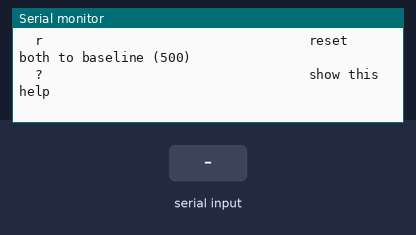
Bench run of a sketch on a simulated Arduino Uno, built with avr-gcc and run on an emulated ATmega328P. On the bench: the last lines printed to the serial monitor. The inputs (shaded band) are chosen by the test bench.

Above: at 2.1 s.
2.2 s: "a 1\n" received over Serial
At 2.7 s:
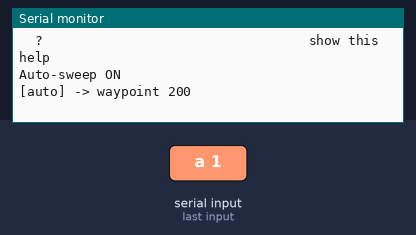
3.7 s: "m 1\n" received over Serial
At 4.2 s:
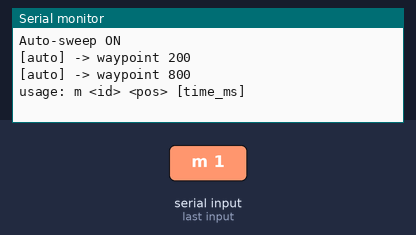
5.2 s: "b 1\n" received over Serial
At 5.7 s:
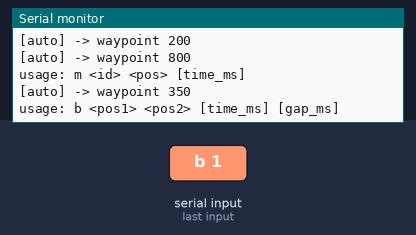
6.7 s: "g 1\n" received over Serial
At 6.91 s:
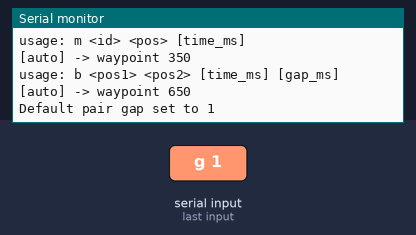
8.2 s: "l 1\n" received over Serial
At 8.6 s:
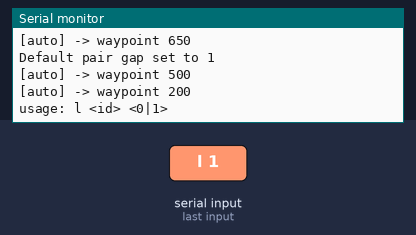
9.7 s: "g\n" received over Serial
At 10.4 s:
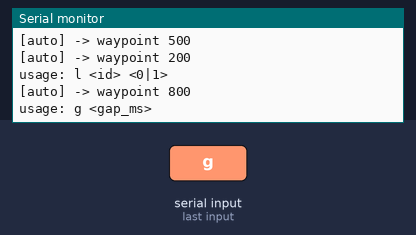
Timing chart, 0 to 12.2 s (numbered marks = the images above; inputs shaded):
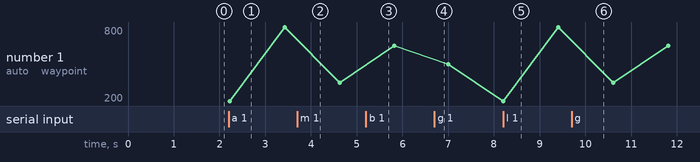

The sketch:

lx16a_sweep.ino
```cpp
// Hiwonder LX-16A bus servo manual control console — Arduino Uno
//
// This is the dev/test rig for the LX16A.h driver (see the LX16A tab in
// this sketch; the canonical, actively-maintained copy is now
// firmware/stepper_controller/LX16A.h in the real stepper+servo project —
// this local copy predates its readPosition() addition and may drift).
// Type commands into the Serial Monitor to drive servos on demand, plus an
// optional background auto-sweep you can toggle on/off while still sending
// manual commands at the same time.
//
// ---- Pins: THE ONLY THING TO CHANGE WHEN PORTING THIS ELSEWHERE ----
// AltSoftSerial is fixed to pins 9 (TX) / 8 (RX) on an Uno -- that's what
// this dev rig uses, confirmed working. On the real project, once you know
// which pins the stepper shield leaves free, swap the two lines below
// (BUS_TX_PIN/BUS_RX_PIN are documentation only, AltSoftSerial doesn't
// take pin args) for e.g.:
//   SoftwareSerial busPort(rxPin, txPin);   // any two free digital pins
// and pass `busPort` into LX16ABus the same way. Nothing else in this
// file or in LX16A.h needs to change -- the driver only knows about a
// Stream, not a pin number.
#include <AltSoftSerial.h>
const uint8_t BUS_TX_PIN = 9; // fixed by AltSoftSerial on Uno, informational only
const uint8_t BUS_RX_PIN = 8; // fixed by AltSoftSerial on Uno, informational only
AltSoftSerial busPort;
// ----------------------------------------------------------------------

#include "LX16A.h"
LX16ABus servos(busPort);

const uint8_t SERVO_ID_1 = 1;
const uint8_t SERVO_ID_2 = 2;

const uint16_t BASELINE = 500;
const uint16_t DEFAULT_MOVE_TIME_MS = 700;

uint16_t pairGapMs = 20;

void resetBaseline() {
  servos.move(SERVO_ID_1, BASELINE, DEFAULT_MOVE_TIME_MS);
  delay(1000);
  servos.move(SERVO_ID_2, BASELINE, DEFAULT_MOVE_TIME_MS);
  delay(1000);
  Serial.println(F("Reset both servos to baseline (500)."));
}

// --- background auto-sweep (optional, toggled with 'a') ---

bool autoMode = false;
const uint16_t autoWaypoints[] = {200, 800, 350, 650, 500};
const uint8_t NUM_WAYPOINTS = sizeof(autoWaypoints) / sizeof(autoWaypoints[0]);
uint8_t waypointIndex = 0;
unsigned long lastAutoMove = 0;
const uint16_t AUTO_MOVE_TIME_MS = 900;
const uint16_t AUTO_PAUSE_MS = 300;

void autoTick() {
  if (!autoMode) return;
  unsigned long now = millis();
  if (now - lastAutoMove >= (unsigned long)(AUTO_MOVE_TIME_MS + AUTO_PAUSE_MS)) {
    uint16_t target = autoWaypoints[waypointIndex];
    uint8_t ids[2] = { SERVO_ID_1, SERVO_ID_2 };
    uint16_t positions[2] = { target, target };
    servos.moveMany(ids, positions, 2, AUTO_MOVE_TIME_MS, pairGapMs);

    Serial.print(F("[auto] -> waypoint "));
    Serial.println(target);

    waypointIndex = (waypointIndex + 1) % NUM_WAYPOINTS;
    lastAutoMove = now;
  }
}

// --- command console ---

void printHelp() {
  Serial.println(F("Commands:"));
  Serial.println(F("  m <id> <pos> [time_ms]           move one servo"));
  Serial.println(F("  b <pos1> <pos2> [time_ms] [gap]  move both back-to-back (ID1 then ID2)"));
  Serial.println(F("  g <gap_ms>                        set default gap used by 'b'/'a'"));
  Serial.println(F("  l <id> <0|1>                      unload(0)/load(1) torque"));
  Serial.println(F("  a <0|1>                            background auto-sweep on/off"));
  Serial.println(F("  r                                  reset both to baseline (500)"));
  Serial.println(F("  ?                                  show this help"));
}

void handleLine(char* line) {
  char* tok = strtok(line, " ");
  if (!tok) return;

  if (strcmp(tok, "m") == 0) {
    char* idTok = strtok(NULL, " ");
    char* posTok = strtok(NULL, " ");
    char* timeTok = strtok(NULL, " ");
    if (!idTok || !posTok) { Serial.println(F("usage: m <id> <pos> [time_ms]")); return; }
    uint8_t id = atoi(idTok);
    uint16_t pos = atoi(posTok);
    uint16_t t = timeTok ? atoi(timeTok) : DEFAULT_MOVE_TIME_MS;
    servos.move(id, pos, t);
    Serial.print(F("Sent: move ID "));
    Serial.print(id);
    Serial.print(F(" -> "));
    Serial.print(pos);
    Serial.print(F(" over "));
    Serial.print(t);
    Serial.println(F("ms"));
  }
  else if (strcmp(tok, "b") == 0) {
    char* p1Tok = strtok(NULL, " ");
    char* p2Tok = strtok(NULL, " ");
    char* timeTok = strtok(NULL, " ");
    char* gapTok = strtok(NULL, " ");
    if (!p1Tok || !p2Tok) { Serial.println(F("usage: b <pos1> <pos2> [time_ms] [gap_ms]")); return; }
    uint16_t p1 = atoi(p1Tok);
    uint16_t p2 = atoi(p2Tok);
    uint16_t t = timeTok ? atoi(timeTok) : DEFAULT_MOVE_TIME_MS;
    uint16_t gap = gapTok ? atoi(gapTok) : pairGapMs;
    uint8_t ids[2] = { SERVO_ID_1, SERVO_ID_2 };
    uint16_t positions[2] = { p1, p2 };
    servos.moveMany(ids, positions, 2, t, gap);
    Serial.print(F("Sent paired: ID1->"));
    Serial.print(p1);
    Serial.print(F(", ID2->"));
    Serial.print(p2);
    Serial.print(F(", gap="));
    Serial.println(gap);
  }
  else if (strcmp(tok, "g") == 0) {
    char* gapTok = strtok(NULL, " ");
    if (!gapTok) { Serial.println(F("usage: g <gap_ms>")); return; }
    pairGapMs = atoi(gapTok);
    Serial.print(F("Default pair gap set to "));
    Serial.println(pairGapMs);
  }
  else if (strcmp(tok, "l") == 0) {
    char* idTok = strtok(NULL, " ");
    char* onTok = strtok(NULL, " ");
    if (!idTok || !onTok) { Serial.println(F("usage: l <id> <0|1>")); return; }
    uint8_t id = atoi(idTok);
    uint8_t on = atoi(onTok);
    servos.setLoad(id, on != 0);
    Serial.print(F("Sent: "));
    Serial.print(on ? F("LOAD") : F("UNLOAD"));
    Serial.print(F(" for ID "));
    Serial.println(id);
  }
  else if (strcmp(tok, "a") == 0) {
    char* onTok = strtok(NULL, " ");
    if (!onTok) { Serial.println(F("usage: a <0|1>")); return; }
    autoMode = atoi(onTok) != 0;
    lastAutoMove = millis() - (AUTO_MOVE_TIME_MS + AUTO_PAUSE_MS); // fire immediately
    Serial.print(F("Auto-sweep "));
    Serial.println(autoMode ? F("ON") : F("OFF"));
  }
  else if (strcmp(tok, "r") == 0) {
    resetBaseline();
  }
  else if (strcmp(tok, "?") == 0 || strcmp(tok, "help") == 0) {
    printHelp();
  }
  else {
    Serial.print(F("Unknown command: "));
    Serial.println(tok);
    printHelp();
  }
}

char lineBuf[64];
uint8_t lineLen = 0;

void pollSerialConsole() {
  while (Serial.available()) {
    char c = Serial.read();
    if (c == '\n' || c == '\r') {
      if (lineLen > 0) {
        lineBuf[lineLen] = '\0';
        handleLine(lineBuf);
        lineLen = 0;
      }
    } else if (lineLen < sizeof(lineBuf) - 1) {
      lineBuf[lineLen++] = c;
    }
  }
}

void setup() {
  Serial.begin(9600);
  busPort.begin(115200);
  delay(500);
  Serial.println(F("=== LX-16A manual control console ==="));
  printHelp();
}

void loop() {
  pollSerialConsole(); // manual commands always live
  autoTick();           // background sweep, only moves when 'a 1' is active
}
```

LX16A.h
```cpp
// LX16A.h -- driver for Hiwonder LX-16A serial bus servos.
//
// Pin-agnostic by design: this class only knows about an Arduino Stream
// (the common base class behind HardwareSerial, SoftwareSerial, and
// AltSoftSerial). It never touches a pin number itself -- whichever
// serial object you construct at the top of your sketch is what it
// talks through, so the choice of TX/RX pins lives entirely in the
// sketch, not in this file.
//
// Example:
//   #include <SoftwareSerial.h>
//   #include "LX16A.h"
//   SoftwareSerial busPort(rxPin, txPin);  // pick pins that are actually free
//   LX16ABus servos(busPort);
//
//   void setup() {
//     busPort.begin(115200);   // fixed baud rate, required by the servo
//     servos.move(1, 500, 700);
//   }
//
// Protocol notes (Hiwonder LX-series bus servo protocol):
//   Frame: 0x55 0x55 <id> <len> <cmd> <params...> <checksum>
//   len      = paramCount + 3
//   checksum = ~(id + len + cmd + sum(params)) & 0xFF
//   Position units are 0-1000, mapping linearly to 0-240 degrees.
//
// IMPORTANT gotcha found during bring-up: sending frames addressed to two
// different servo IDs back-to-back with no gap was unreliable in testing.
// moveMany() below defaults to a 20ms gap between frames for this reason --
// don't drop it to 0 without re-testing on your actual hardware.

#ifndef LX16A_H
#define LX16A_H

#include <Arduino.h>

class LX16ABus {
public:
  explicit LX16ABus(Stream& port) : _port(port) {}

  // Move one servo to `position` (0-1000, i.e. 0-240 degrees) over `timeMs`.
  void move(uint8_t id, uint16_t position, uint16_t timeMs) {
    if (position > 1000) position = 1000;
    uint8_t params[4] = {
      (uint8_t)(position & 0xFF),
      (uint8_t)(position >> 8),
      (uint8_t)(timeMs & 0xFF),
      (uint8_t)(timeMs >> 8)
    };
    send(id, CMD_MOVE_TIME_WRITE, params, 4);
  }

  // Move several servos in one call, each frame separated by gapMs.
  // See the gotcha note above before reducing gapMs.
  void moveMany(const uint8_t* ids, const uint16_t* positions, uint8_t count,
                uint16_t timeMs, uint16_t gapMs = 20) {
    for (uint8_t i = 0; i < count; i++) {
      move(ids[i], positions[i], timeMs);
      if (i + 1 < count) delay(gapMs);
    }
  }

  // Cut (false) or restore (true) holding torque. Cutting torque lets you
  // hand-turn the horn -- useful for confirming a servo is alive/wired.
  void setLoad(uint8_t id, bool on) {
    uint8_t params[1] = { (uint8_t)(on ? 1 : 0) };
    send(id, CMD_LOAD_OR_UNLOAD_WRITE, params, 1);
  }

  // Re-address a servo. Only ever do this with ONE servo on the bus at a
  // time -- if two servos share currentId they'll both try to respond.
  void setId(uint8_t currentId, uint8_t newId) {
    uint8_t params[1] = { newId };
    send(currentId, CMD_ID_WRITE, params, 1);
  }

private:
  static const uint8_t CMD_MOVE_TIME_WRITE = 1;
  static const uint8_t CMD_ID_WRITE = 13;
  static const uint8_t CMD_LOAD_OR_UNLOAD_WRITE = 31;

  Stream& _port;

  void send(uint8_t id, uint8_t cmd, const uint8_t* params, uint8_t paramLen) {
    uint8_t length = paramLen + 3;
    uint8_t sum = id + length + cmd;
    for (uint8_t i = 0; i < paramLen; i++) sum += params[i];
    uint8_t checksum = ~sum;

    _port.write((uint8_t)0x55);
    _port.write((uint8_t)0x55);
    _port.write(id);
    _port.write(length);
    _port.write(cmd);
    for (uint8_t i = 0; i < paramLen; i++) _port.write(params[i]);
    _port.write(checksum);
  }
};

#endif
```

Measured:
- after the input at 2.2 s, the serial monitor: prints a new line at once (image 1)
- after the input at 3.7 s, the serial monitor: prints a new line at once (image 2)
- after the input at 5.2 s, the serial monitor: prints a new line at once (image 3)
- after the input at 6.7 s, the serial monitor: prints a new line at once (image 4)
- after the input at 8.2 s, the serial monitor: prints a new line at once (image 5)
- after the input at 9.7 s, the serial monitor: prints a new line at once (image 6)
